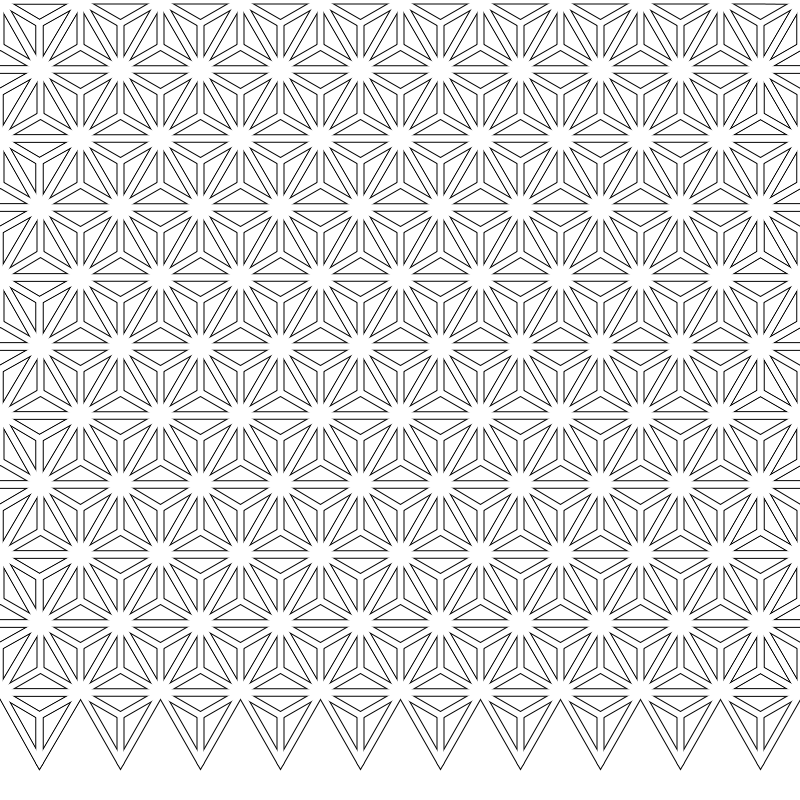
Frame 1 (no input)
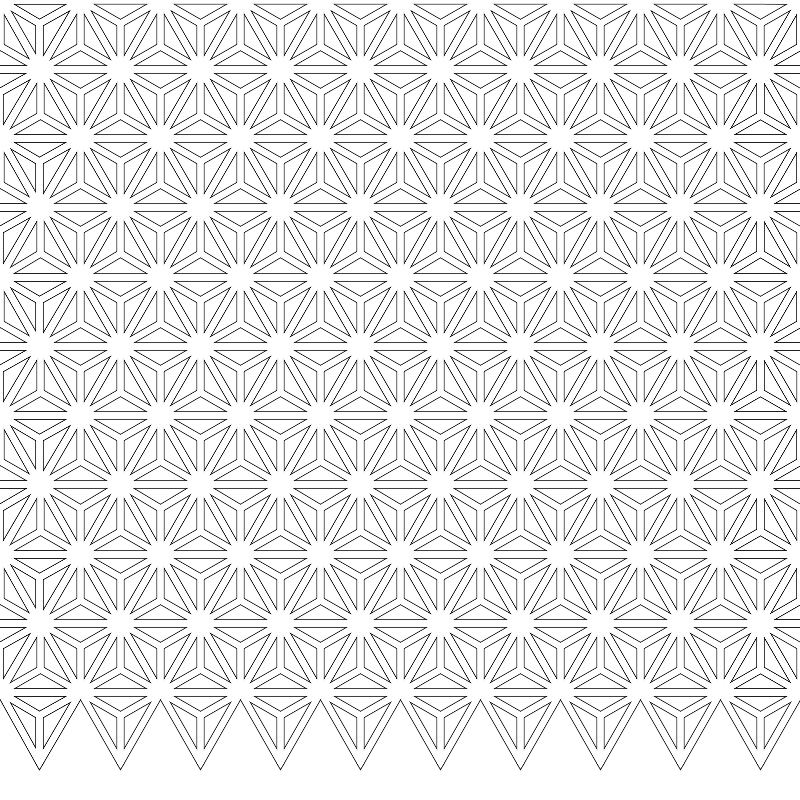
Frame 2 (the mouse pressed at the canvas centre, redrawn once)

The Processing sketch that drew these frames (run headless with seeded random() and noise(); the mouse was pressed at the canvas centre and the sketch redrawn once):

// Processing sketch: triangular_moroccan
// ── triangular_moroccan.pde
void setup() {

  size(800, 800);
  background(255);
  smooth(8);
  stroke(0);
  strokeWeight(8);
  noFill();
  noLoop();

}

void draw() {

  grid(10);
  
  strokeWeight(6);
  stroke(255);
  
  grid(10);

//save("triangle_study.jpg");
}

void grid(int rows) {
  
  int i = 1;
  float size = width / rows;
  float yDiff = size * .75; // 75
  float y1 = 0;

  for (i = 1; i <= rows+1; i++) {

    int ii = 1;
    float x1 = 0;
    if(i%2 == 0){
      // offset every other row
        x1 = x1 - (size/2);  
    }
    
    for (ii = 1; ii <= rows + 2; ii++) {
        
      float x3 = (cos(radians(60)) * size) + x1;
      float y3 = (sin(radians(60)) * size) + y1;

      yDiff = dist(x1 + (size/2), y1, x3, y3);
      
      pushMatrix();
      equi_triangle(size, x1, y1);

      // rotate 180 and move to right
      
      translate((size * rows), (yDiff * rows));
      rotate(radians(180));      
      
      // draw another triangle, opposite
      equi_triangle(size, x1, y1);

      popMatrix();
                 
      if (ii > 1) {
        // move x right
        x1 = x1 + size;
      }
    }
    // move y down
    y1 = i * (yDiff);
  }
}

void equi_triangle(float size, float x, float y){

  float x3 = (cos(radians(60)) * size) + x;
  float y3 = (sin(radians(60)) * size) + y;
    
  triangle(x, y, x3, y3, x + size, y);
  
  // calculate centroid point and draw lines 
  // from it to each vertex
  float centroidx = x3;
  float centroidy = (abs(y3 - y) * 0.334) + y; 
  line(x, y, centroidx, centroidy);
  line(x3, y3, centroidx, centroidy);
  line(x + size, y, centroidx, centroidy);
}
